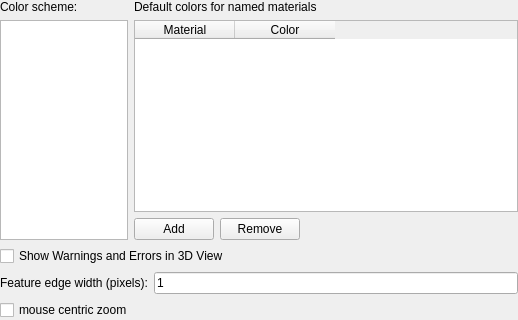
      <widget class="QWidget" name="page3DView">
       <layout class="QVBoxLayout" name="verticalLayout_4">
        <property name="leftMargin">
         <number>0</number>
        </property>
        <property name="topMargin">
         <number>0</number>
        </property>
        <property name="rightMargin">
         <number>0</number>
        </property>
        <property name="bottomMargin">
         <number>0</number>
        </property>
        <item>
         <layout class="QHBoxLayout" name="horizontalLayout" stretch="1,3">
          <item>
           <layout class="QVBoxLayout" name="verticalLayout_2">
            <item>
             <widget class="QLabel" name="label">
              <property name="text">
               <string>Color scheme:</string>
              </property>
             </widget>
            </item>
            <item>
             <widget class="QListWidget" name="colorSchemeChooser">
              <property name="sizePolicy">
               <sizepolicy hsizetype="Expanding" vsizetype="MinimumExpanding">
                <horstretch>0</horstretch>
                <verstretch>0</verstretch>
               </sizepolicy>
              </property>
              <property name="alternatingRowColors">
               <bool>false</bool>
              </property>
              <property name="currentRow">
               <number>-1</number>
              </property>
             </widget>
            </item>
           </layout>
          </item>
          <item>
           <layout class="QVBoxLayout" name="verticalLayoutMaterialColors">
            <item>
             <widget class="QLabel" name="labelMaterialColors">
              <property name="text">
               <string>Default colors for named materials</string>
              </property>
             </widget>
            </item>
            <item>
             <widget class="QTableWidget" name="materialColorTable">
              <property name="alternatingRowColors">
               <bool>true</bool>
              </property>
              <property name="selectionBehavior">
               <enum>QAbstractItemView::SelectRows</enum>
              </property>
              <column>
               <property name="text">
                <string>Material</string>
               </property>
              </column>
              <column>
               <property name="text">
                <string>Color</string>
               </property>
              </column>
             </widget>
            </item>
            <item>
             <layout class="QHBoxLayout" name="horizontalLayoutMaterialColorButtons">
              <item>
               <widget class="QPushButton" name="buttonAddMaterialColor">
                <property name="text">
                 <string>Add</string>
                </property>
               </widget>
              </item>
              <item>
               <widget class="QPushButton" name="buttonRemoveMaterialColor">
                <property name="text">
                 <string>Remove</string>
                </property>
               </widget>
              </item>
              <item>
               <spacer name="horizontalSpacer">
                <property name="orientation">
                 <enum>Qt::Horizontal</enum>
                </property>
                <property name="sizeHint" stdset="0">
                 <size>
                  <width>40</width>
                  <height>20</height>
                 </size>
                </property>
               </spacer>
              </item>
             </layout>
            </item>
           </layout>
          </item>
         </layout>
        </item>
        <item>
         <widget class="QCheckBox" name="checkBoxShowWarningsIn3dView">
          <property name="text">
           <string>Show Warnings and Errors in 3D View</string>
          </property>
          <property name="checked">
           <bool>false</bool>
          </property>
         </widget>
        </item>
        <item>
         <layout class="QHBoxLayout" name="featureEdgeWidthLayout">
          <item><widget class="QLabel" name="featureEdgeWidthLabel">
           <property name="text"><string>Feature edge width (pixels):</string></property>
           <property name="buddy"><cstring>featureEdgeWidth</cstring></property>
          </widget></item>
          <item><widget class="QLineEdit" name="featureEdgeWidth">
           <property name="text"><string>1</string></property>
          </widget></item>
         </layout>
        </item>
        <item>
         <widget class="QCheckBox" name="checkBoxMouseCentricZoom">
          <property name="text">
           <string>mouse centric zoom</string>
          </property>
          <property name="checked">
           <bool>false</bool>
          </property>
         </widget>
        </item>
       </layout>
      </widget>
